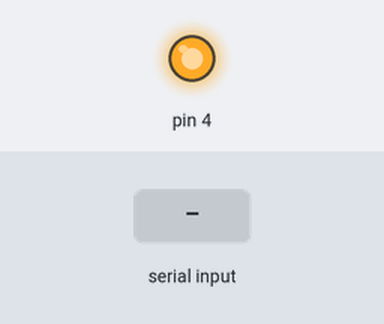
This sketch was run on a simulated Arduino Uno, built with avr-gcc and run on an emulated ATmega328P. On the bench: output pins drawn as LEDs (lit = HIGH). Inputs (shaded band) come from the test bench. What the sketch prints to the serial monitor is not drawn.

Above: at 1.2 s.
1.3 s: "90,45\n" received over Serial
2.8 s: "5\n" received over Serial
Timing chart, 0 to 5.8 s (numbered marks = the images above; inputs shaded):
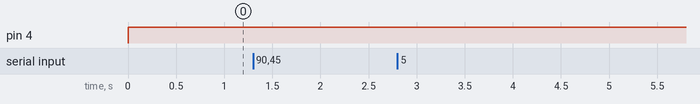

Measured:
- after the input at 1.3 s, every drawn part: stays the same
- after the input at 2.8 s, every drawn part: stays the same

The sketch:

EPIR_Serial.ino
```cpp
#include <SoftwareSerial.h>

SoftwareSerial epir(6,7);  // create SoftwareSerial to talk to the EPIR  (RX, TX)
String buffer;//buffer string to hold each digit
String result;

void setup()
{
  Serial.begin(9600);
  epir.begin(9600);
  pinMode(4,OUTPUT);


}
void loop()
{
  digitalWrite(4,1);


        while (Serial.available() > 0)
        {
                char c = Serial.read();  //gets one byte (one digit) from serial buffer
                buffer += c; //adds digit to string
                delay(2);  //give buffer time to fill. probably not needed
        }

         if (buffer.length() > 0)
        {
                Serial.println("+<" + buffer + ">");  //Print the assembled string. Should match what was sent
                int n = buffer.toInt();  //convert buffer into an integer

                epir.write(n); //write the angle to the sensor

                Serial.print("Rcv: "); //print the ack/nack message or present value (depending on command)
                buffer=""; //clear string for future input
                while (epir.available() > 0)
                {
                        char c = epir.read();  //gets one byte (one digit) from serial buffer
                        result += c; //adds digit to string
                        delay(2);  //give buffer time to fill. probably not needed
                }
                Serial.println(result);
                result = "";
        }
}
```
